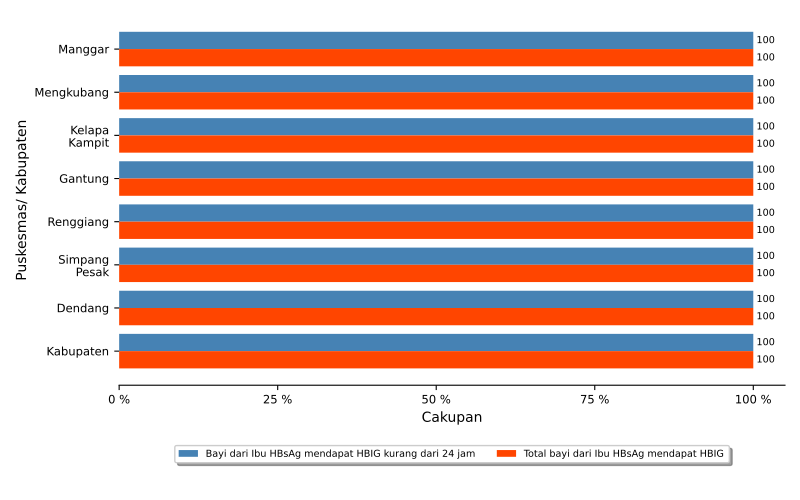

Recreate this plot in Python.
import numpy as np
import matplotlib.pyplot as plt
import pandas
from textwrap import wrap
from matplotlib.ticker import FuncFormatter
import locale
locale.setlocale(locale.LC_ALL, 'id_ID.UTF8')

import sys, os, inspect
currentdir = os.path.dirname(os.path.abspath(inspect.getfile(inspect.currentframe())))
parentdir = os.path.dirname(currentdir)
sys.path.insert(0, parentdir)

berkasData = currentdir +'\\bab_06_05b_dataBayiHBIG.csv'
berkasSimpan = currentdir +'\\bab_06_05b_bayiHBIG.pdf'
# judulDiagram = 'Bayi dari Ibu Hamil HB mendapat HBIG\nTahun 2022'
sumbuX = 'Cakupan'
sumbuY = 'Puskesmas\ Kabupaten'
labelBar1 = 'Bayi dari Ibu HBsAg mendapat HBIG kurang dari 24 jam'
labelBar2 = 'Total bayi dari Ibu HBsAg mendapat HBIG'
tickerSumbuX = np.arange(0,110,25)

# read data file
colnames = ['puskesmas','bayiHBIG24','bayiHBIGtotal']
data = pandas.read_csv(berkasData, names=colnames, sep=';')
puskesmas = data.puskesmas.tolist()
bar1 = data.bayiHBIG24.tolist()
bar2 = data.bayiHBIGtotal.tolist()

ind = np.arange(len(puskesmas))  # the x locations for the groups
width = 0.4      # the width of the bars

# make bars
fig, ax = plt.subplots()
rects1 = ax.barh(ind, bar1, width, color='steelblue', label = labelBar1)
rects2 = ax.barh(ind + width, bar2, width, color='orangered', label = labelBar2)

# add some text for labels, title and axes ticks
# ax.set_title(judulDiagram)
ax.set_xticks(tickerSumbuX)
ax.set_xlabel(sumbuX)
formatter = FuncFormatter(lambda x, pos: "{:n} %".format(x))
ax.xaxis.set_major_formatter(formatter)

ax.set_yticks(ind+0.5*width)
ax.set_yticklabels(list([ '\n'.join(wrap(l, 10)) for l in puskesmas ]))
ax.set_ylabel(sumbuY)
ax.invert_yaxis()

ax.tick_params(axis='both', which='major', labelsize='small')
ax.tick_params(axis='y')
ax.spines['top'].set_visible(False)
ax.spines['right'].set_visible(False)
ax.spines['left'].set_visible(False)

# make legend box
box = ax.get_position()
ax.set_position([box.x0, box.y0 + box.height * 0.1, box.width, box.height * 0.9])
ax.legend(fontsize='x-small', loc='upper center', bbox_to_anchor=(0.5, -0.15), fancybox=True, shadow=True, ncol=2)

# add data label
for i, v in enumerate(bar1):
    ax.text(v+0.5, i, '{:n}'.format(v), ha='left', va='center', fontsize='x-small')
for i, v in enumerate(bar2):
    ax.text(v+0.5, i+width, '{:n}'.format(v), ha='left', va='center', fontsize='x-small')
    
# finishing
pyrfig = plt.figure(1)
pyrfig.set_figwidth(8)
pyrfig.set_figheight(5)
# tight_layout to make consistent size
# adjust subplot to make room for legend
fig.subplots_adjust(bottom=-0.15)
plt.tight_layout()
plt.savefig(berkasSimpan)
plt.close(pyrfig)
# plt.show()
